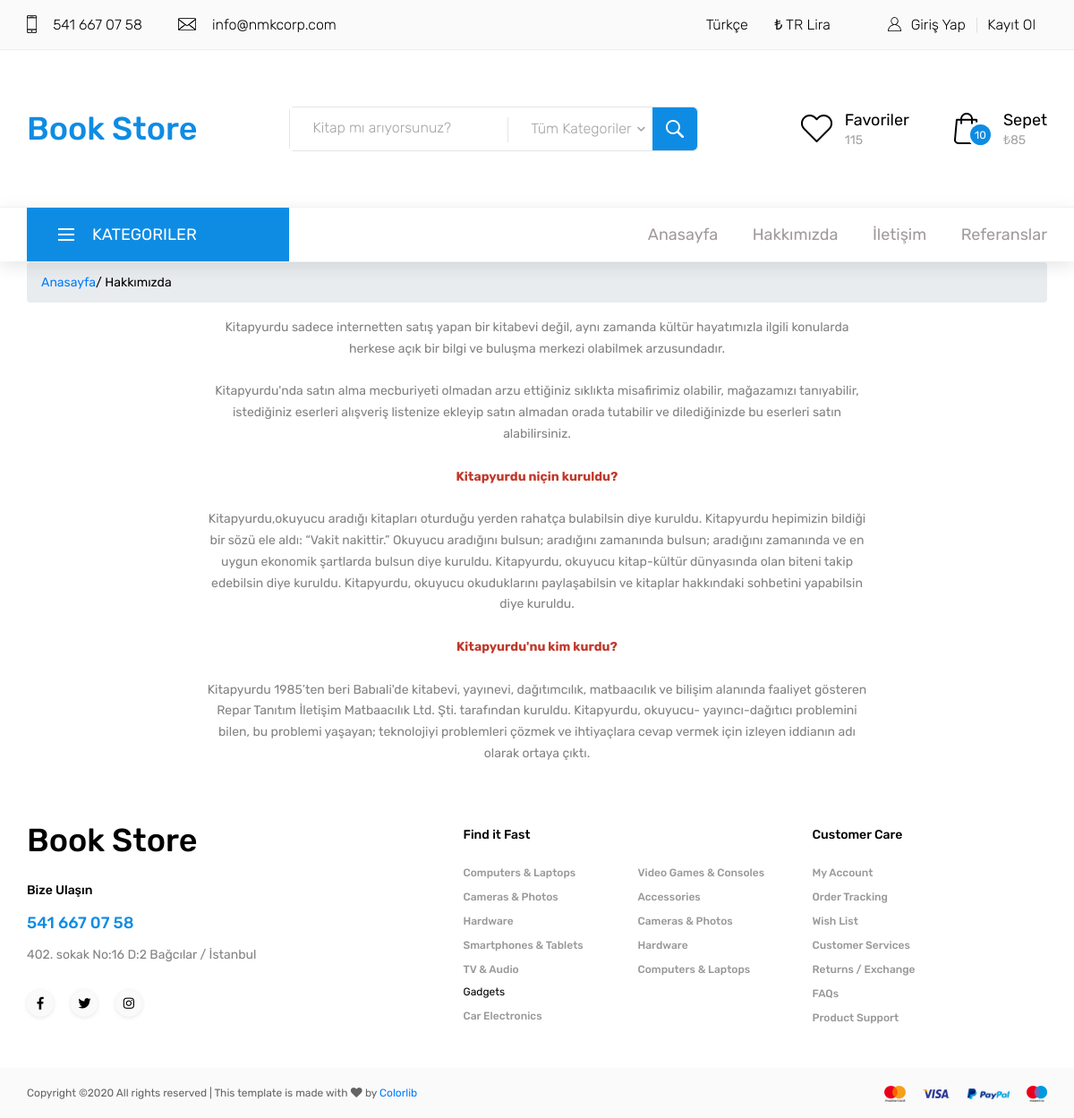
Screenshot of /aboutus/ with the database file from the repository.
### home/models.py (models this page shows, shortened)
class Setting(models.Model):
    STATUS = {
        ('True', 'Evet'),
        ('False', 'Hayır'),
    }
    title = models.CharField(max_length=150)
    keywords = models.CharField(max_length=255)
    description = models.CharField(max_length=255)
    company = models.CharField(max_length=50)
    address = models.CharField(blank=True, max_length=100)
    phone = models.CharField(blank=True, max_length=15)
    fax = models.CharField(blank=True, max_length=15)
    email = models.CharField(blank=True, max_length=50)
    smptserver = models.CharField(blank=True, max_length=20)
    smptemail = models.CharField(blank=True, max_length=20)
    smptpassword = models.CharField(blank=True, max_length=10)
    smptport = models.CharField(blank=True, max_length=5)
    icon = models.ImageField(blank=True, upload_to='Images/')
    facebook = models.CharField(blank=True, max_length=50)
    instagram = models.CharField(blank=True, max_length=50)
    twitter = models.CharField(blank=True, max_length=50)
    aboutus = RichTextUploadingField(blank=True)
    contact = RichTextUploadingField(blank=True)
    references = RichTextUploadingField(blank=True)
    status = models.CharField(max_length=10, choices=STATUS)
    create_at = models.DateTimeField(auto_now_add=True)
    update_at = models.DateTimeField(auto_now=True)

### home/views.py (the view)
# urls.py: path('aboutus/', views.aboutus, name='aboutus'),
def aboutus(request):
    setting = Setting.objects.get(pk=1)
    category = Category.objects.all()
    context = {'setting': setting, 'page': 'aboutus', 'category': category}
    return render(request, 'aboutus.html', context)

### home/templates/aboutus.html (shortened to what this page needs)
{% extends "homebase.html" %}
{% block content %}
    <div id = "breadcrumb">
        <div class ="container">
            <ul class ="breadcrumb">
                <li><a href="/">Anasayfa</a></li>
                <li class="active">/ Hakkımızda</li>
            </ul>
        </div>
    </div>
    <div class="single_post">
        <div class="container">
            <div class="row">
                <div class="col-lg-8 offset-lg-2">
                    <div class="single_post_quote text-center">
                        {{ setting.aboutus | safe }}
                    </div>
                </div>
            </div>
        </div>
    </div>
{% endblock %}

### home/templates/header.html (shortened to what this page needs)
{% load static %}
<header class="header">
    <div class="top_bar">
        <div class="container">
            <div class="row">
                <div class="col d-flex flex-row">
                    <div class="top_bar_contact_item">
                        <div class="top_bar_icon">
                            <img src="{% static 'images/phone.png' %}" alt="">
                        </div>
                        {{ setting.phone}}
                    </div>
                    <div class="top_bar_contact_item">
                        <div class="top_bar_icon">
                            <img src="{% static 'images/mail.png' %}" alt="">
                        </div>
                        <a href="mailto:{{ setting.email}}">{{ setting.email}}</a>
                    </div>
                    <div class="top_bar_content ml-auto">
                        <div class="top_bar_menu">
                            <ul class="standard_dropdown top_bar_dropdown">
                                <li>
                                    <a href="#">Türkçe</a>
                                </li>
                                <li>
                                    <a href="#">₺ TR Lira</a>
                                </li>
                            </ul>
                        </div>
                        <div class="top_bar_user">
                            <ul class="standard_dropdown top_bar_dropdown">
                                <li>{% if user.id is not None %}
                                    <strong class="text-uppercase"><a href="#">{{ user.first_name }}<i class="fas fa-chevron-down"></i></a></strong>
                                {% else %}
                                    <div class="user_icon"><img src="{% static 'images/user.svg' %}" alt=""></div>
                                    <div><a href="/login/">Giriş Yap</a></div>
                                    <div><a href="/signup/">Kayıt Ol</a></div>
                                {% endif %}
                                </li>
                            </ul>
                        </div>
                    </div>
                </div>
            </div>
        </div>
    </div>
    <div class="header_main">
        <div class="container">
            <div class="row">
                <div class="col-lg-3 col-sm-3 col-3 order-1">
                    <div class="logo_container">
                        <div class="logo"><a href="/">{{ setting.title }}</a></div>
                    </div>
                </div>
                <div class="col-lg-5 col-12 order-lg-2 order-3 text-lg-left text-right">
                    <div class="header_search">
                        <div class="header_search_content">
                            <div class="header_search_form_container">
                                <form action="/search/" class="header_search_form clearfix" method="post">
                                    <input name="query" type="search" required="required" class="header_search_input" placeholder="Kitap mı arıyorsunuz?">
                                    <div class="custom_dropdown">
                                        <div class="custom_dropdown_list">
                                            <span class="custom_dropdown_placeholder clc">Tüm Kategoriler</span>
                                            <i class="fas fa-chevron-down"></i>
                                        </div>
                                    </div>
                                    <button type="submit" class="header_search_button trans_300" value="Submit"><img src="{% static 'images/search.png' %}" alt=""></button>
                                </form>
                            </div>
                        </div>
                    </div>
                </div>
                <div class="col-lg-4 col-9 order-lg-3 order-2 text-lg-left text-right">
                    <div class="wishlist_cart d-flex flex-row align-items-center justify-content-end">
                        <div class="wishlist d-flex flex-row align-items-center justify-content-end">
                            <div class="wishlist_icon"><img src="{% static 'images/heart.png' %}" alt=""></div>
                            <div class="wishlist_content">
                                <div class="wishlist_text"><a href="#">Favoriler</a></div>
                                <div class="wishlist_count">115</div>
                            </div>
                        </div>
                        <div class="cart">
                            <div class="cart_container d-flex flex-row align-items-center justify-content-end">
                                <div class="cart_icon">
                                    <img src="{% static 'images/cart.png' %}" alt="">
                                    <div class="cart_count"><span>10</span></div>
                                </div>
                                <div class="cart_content">
                                    <div class="cart_text"><a href="#">Sepet</a></div>
                                    <div class="cart_price">₺85</div>
                                </div>
                            </div>
                        </div>
                    </div>
                </div>
            </div>
        </div>
    </div>
    <nav class="main_nav" >
        <div class="container">
            <div class="row">
                <div class="col">
                    <div class="main_nav_content d-flex flex-row">
                        <div class="cat_menu_container">
                            <div class="cat_menu_title d-flex flex-row align-items-center justify-content-start">
                                <div class="cat_burger"><span></span><span></span><span></span></div>
                                <div class="cat_menu_text">Kategoriler</div>
                            </div>
                                {% load mptt_tags %}
                        </div>
                        <div class="main_nav_menu ml-auto">
                            <ul class="standard_dropdown main_nav_dropdown">
                                <li><a href="/">Anasayfa</a></li>
                                <li><a href="/aboutus">Hakkımızda</a></li>
                                <li><a href="/contact">İletişim</a></li>
                                <li><a href="/references">Referanslar</a></li>
                            </ul>
                        </div>
                    </div>
                </div>
            </div>
        </div>
    </nav>
    <div class="page_menu">
        <div class="container">
            <div class="row">
                <div class="col">
                </div>
            </div>
        </div>
    </div>
</header>

### home/templates/footer.html (shortened to what this page needs)
{% load static %}
<footer class="footer">
    <div class="container">
        <div class="row">
            <div class="col-lg-3 footer_col">
                <div class="footer_column footer_contact">
                    <div class="logo_container">
                        <div class="logo"><a href="/">{{ setting.title }}</a></div>
                    </div>
                    <div class="footer_title">Bize Ulaşın</div>
                    <div class="footer_phone">{{ setting.phone}}</div>
                    <div class="footer_contact_text">
                        <p>{{ setting.address}}</p>
                    </div>
                    <div class="footer_social">
                        <ul>
                            <li><a href="http://{{ setting.facebook }}"><i class="fab fa-facebook-f"></i></a></li>
                            <li><a href="http://{{ setting.twitter }}"><i class="fab fa-twitter"></i></a></li>
                            <li><a href="http://{{ setting.instagram }}"><i class="fab fa-instagram"></i></a></li>
                        </ul>
                    </div>
                </div>
            </div>
            <div class="col-lg-2 offset-lg-2">
                <div class="footer_column">
                    <div class="footer_title">Find it Fast</div>
                    <ul class="footer_list">
                        <li><a href="#">Computers & Laptops</a></li>
                        <li><a href="#">Cameras & Photos</a></li>
                        <li><a href="#">Hardware</a></li>
                        <li><a href="#">Smartphones & Tablets</a></li>
                        <li><a href="#">TV & Audio</a></li>
                    </ul>
                    <div class="footer_subtitle">Gadgets</div>
                    <ul class="footer_list">
                        <li><a href="#">Car Electronics</a></li>
                    </ul>
                </div>
            </div>
            <div class="col-lg-2">
                <div class="footer_column">
                    <ul class="footer_list footer_list_2">
                        <li><a href="#">Video Games & Consoles</a></li>
                        <li><a href="#">Accessories</a></li>
                        <li><a href="#">Cameras & Photos</a></li>
                        <li><a href="#">Hardware</a></li>
                        <li><a href="#">Computers & Laptops</a></li>
                    </ul>
                </div>
            </div>
            <div class="col-lg-2">
                <div class="footer_column">
                    <div class="footer_title">Customer Care</div>
                    <ul class="footer_list">
                        <li><a href="#">My Account</a></li>
                        <li><a href="#">Order Tracking</a></li>
                        <li><a href="#">Wish List</a></li>
                        <li><a href="#">Customer Services</a></li>
                        <li><a href="#">Returns / Exchange</a></li>
                        <li><a href="#">FAQs</a></li>
                        <li><a href="#">Product Support</a></li>
                    </ul>
                </div>
            </div>
        </div>
    </div>
</footer>
<div class="copyright">
    <div class="container">
        <div class="row">
            <div class="col">
                <div class="copyright_container d-flex flex-sm-row flex-column align-items-center justify-content-start">
                    <div class="copyright_content">
                        Copyright &copy;<script>document.write(new Date().getFullYear());</script> All rights reserved | This template is made with <i class="fa fa-heart" aria-hidden="true"></i> by <a href="https://colorlib.com" target="_blank">Colorlib</a>
                    </div>
                    <div class="logos ml-sm-auto">
                        <ul class="logos_list">
                            <li><a href="#"><img src="{% static 'images/logos_1.png' %}" alt=""></a></li>
                            <li><a href="#"><img src="{% static 'images/logos_2.png' %}" alt=""></a></li>
                            <li><a href="#"><img src="{% static 'images/logos_3.png' %}" alt=""></a></li>
                            <li><a href="#"><img src="{% static 'images/logos_4.png' %}" alt=""></a></li>
                        </ul>
                    </div>
                </div>
            </div>
        </div>
    </div>
</div>

### rows the page displays
Setting: phone "541 667 07 58", email "info@nmkcorp.com", title "Book Store", aboutus "Kitapyurdu sadece internetten satış yapan bir kitabevi değil, aynı zamanda kültür hayatımızla ilgili konularda herkese açık bir bilgi ve buluşma merkezi olabilmek arzusundadır. Kitapyurdu'nda satın alma mecburiyeti olmadan arzu ettiğiniz sıklıkta misafirimiz olabilir, mağazamızı tanıyabilir, istediğiniz eserleri alışveriş listenize ekleyip satın almadan orada tutabilir ve dilediğinizde bu eserleri satın alabilirsiniz. Kitapyurdu niçin kuruldu? Kitapyurdu,okuyucu aradığı kitapları oturduğu yerden rahatça bulabilsin diye kuruldu. Kitapyurdu hepimizin bildiği bir sözü ele aldı: “Vakit nakittir.” Okuyucu aradığını bulsun; aradığını zamanında bulsun; aradığını zamanında ve en uygun ekonomik…", address "402. sokak No:16 D:2 Bağcılar / İstanbul"
